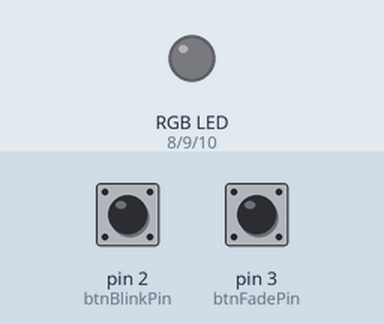
Bench run of a sketch on a simulated Arduino Uno, built with avr-gcc and run on an emulated ATmega328P. On the bench: an RGB LED mixed from three pins (HIGH = lit). The test bench sets the inputs (shaded band); at power-on: pin 2 (btnBlinkPin) HIGH, pin 3 (btnFadePin) HIGH. Dim RGB values are drawn brighter than linear.

Above: at 1.2 s.
1.3 s: pin 2 (btnBlinkPin) pulled LOW for 0.15 s
At 1.6 s:
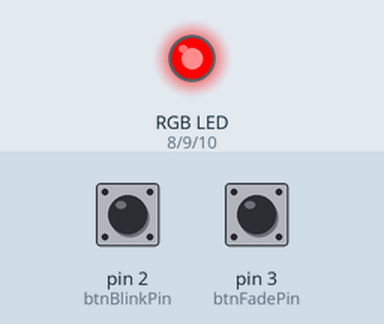
4.4 s: pin 3 (btnFadePin) pulled LOW for 0.15 s
At 5.7 s:
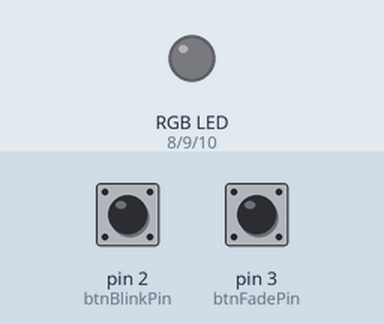
6.0 s: pin 2 (btnBlinkPin) pulled LOW for 1 s
At 7.4 s:
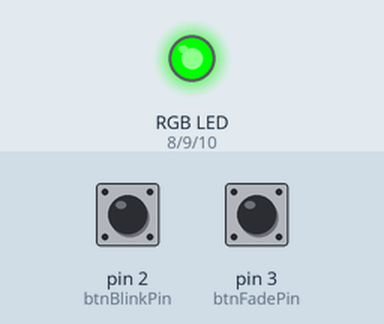
10.0 s: pin 3 (btnFadePin) pulled LOW for 1 s
At 10.45 s:
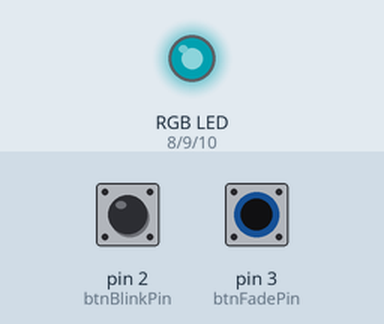
13.0 s: pin 3 (btnFadePin) pulled LOW for 0.15 s
At 13.6 s:
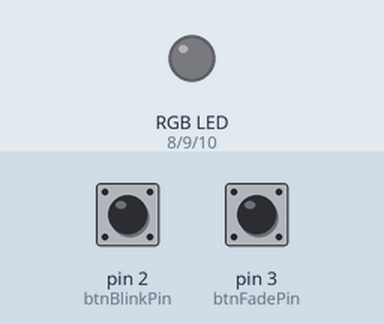
14.6 s: pin 3 (btnFadePin) pulled LOW for 3.2 s
At 14.75 s:
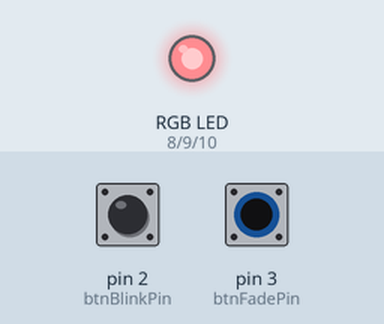
Timing chart, 0 to 19.4 s (numbered marks = the images above; inputs shaded):
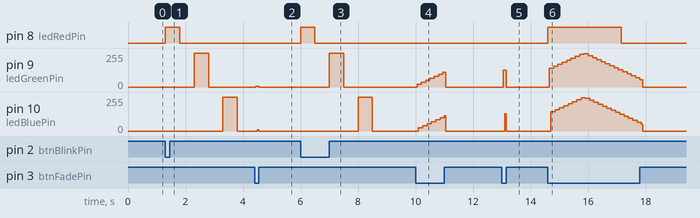

The sketch:

switch.ino
```cpp
#include <Arduino.h>

int btnBlinkPin = 2;
int btnFadePin = 3;

int ledRedPin = 8;
int ledGreenPin = 9;
int ledBluePin = 10;

int brightness = 0;
int fadeAmount = 5;

void blinkLed(int pin);

void fadeLed(int pin);

void turnOffLed(int pin);

void setup() {
    pinMode(btnBlinkPin, INPUT_PULLUP);
    pinMode(btnFadePin, INPUT_PULLUP);

    pinMode(ledRedPin, OUTPUT);
    pinMode(ledGreenPin, OUTPUT);
    pinMode(ledBluePin, OUTPUT);
}

void loop() {

    int state = !digitalRead(btnBlinkPin) ?  1 : !digitalRead(btnFadePin) ? 2 : 0 ;

    switch (state) {
        case 1:{
            blinkLed(ledRedPin);
            blinkLed(ledGreenPin);
            blinkLed(ledBluePin);
            break;
        }
        case 2:{
            fadeLed(ledRedPin);
            fadeLed(ledGreenPin);
            fadeLed(ledBluePin);
            break;
        }
        default:{
            turnOffLed(ledRedPin);
            turnOffLed(ledGreenPin);
            turnOffLed(ledBluePin);
        }
    }
}

void turnOffLed(int pin) {
    digitalWrite(pin, LOW);
}

void fadeLed(int pin) {
    analogWrite(pin, brightness);
    brightness = brightness + fadeAmount;
    if (brightness <= 0 || brightness >= 255) {
        fadeAmount = -fadeAmount;
    }
    delay(50);
}

void blinkLed(int pin) {
    digitalWrite(pin, HIGH);
    delay(500);
    digitalWrite(pin, LOW);
    delay(500);
}
```

Measured:
- after the input at 1.3 s, pin 8 (ledRedPin): LOW → HIGH at once, → LOW 0.50 s later; pin 9 (ledGreenPin): 0/255 → 255/255 after 1.0 s, → 0/255 0.50 s later; pin 10 (ledBluePin): 0/255 → 255/255 after 2.0 s, → 0/255 0.50 s later
- after the input at 4.4 s, pin 9 (ledGreenPin): 0/255 → 5/255 after 0.05 s, → 0/255 0.10 s later; pin 10 (ledBluePin): 0/255 → 10/255 after 0.10 s, → 0/255 0.05 s later
- after the input at 6.0 s, pin 8 (ledRedPin): LOW → HIGH at once, → LOW 0.50 s later; pin 9 (ledGreenPin): 0/255 → 255/255 after 1.0 s, → 0/255 0.50 s later; pin 10 (ledBluePin): 0/255 → 255/255 after 2.0 s, → 0/255 0.50 s later
- after the input at 10.0 s, pin 9 (ledGreenPin): rises from 0/255 to 110/255 in 0.90 s, then falls to 0/255 in 0.10 s; pin 10 (ledBluePin): rises from 0/255 to 100/255 in 0.75 s, then falls to 0/255 in 0.15 s
- after the input at 13.0 s, pin 9 (ledGreenPin): 0/255 → 125/255 after 0.05 s, → 0/255 0.10 s later; pin 10 (ledBluePin): 0/255 → 130/255 after 0.10 s, → 0/255 0.05 s later
- after the input at 14.6 s, pin 8 (ledRedPin): LOW → HIGH at once, → LOW 2.6 s later; pin 9 (ledGreenPin): rises from 0/255 to 250/255 in 1.2 s, then falls to 0/255 in 2.1 s; pin 10 (ledBluePin): rises from 0/255 to 250/255 in 1.1 s, then falls to 0/255 in 2.2 s
